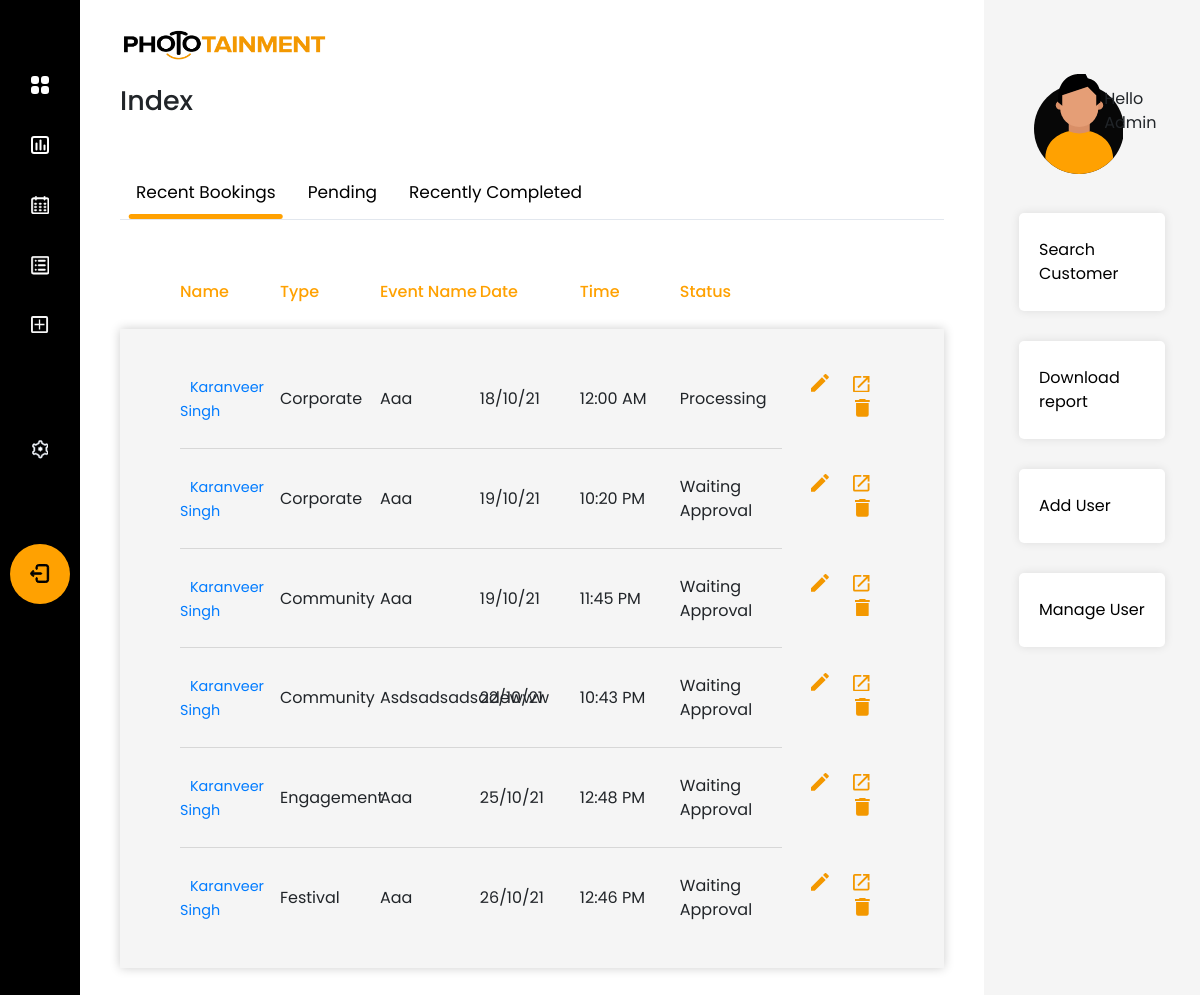
The page /phototainment/index (signed in) on the database its author committed.
### app/models.py (models this page shows)
class Event(db.Model):
    __tablename__ = "event_booking"
    booking_id = db.Column(db.Integer, primary_key=True)
    event_name = db.Column(db.String(50), nullable=True)
    lead_date = db.Column(db.DateTime, nullable=False)
    event_date = db.Column(db.DateTime, nullable=False)
    duration = db.Column(db.Text, nullable=False)
    start_time = db.Column(db.Time, nullable=False)
    additional_information = db.Column(db.String(200), nullable=True)
    comment = relationship("Comment", back_populates="booking")
    phone_id = db.Column(db.Integer, db.ForeignKey("phone_details.phone_id"), nullable=True)
    contacts = relationship("AdditionalContact", back_populates="booking")
    referee_id = db.Column(db.Integer, db.ForeignKey("referred_by.referee_id"), nullable=True)
    referred_by = relationship("ReferralContact", back_populates="booking")
    venue_id = db.Column(db.Integer, db.ForeignKey("event_venue.venue_id"), nullable=True)
    venue = relationship("EventVenue", back_populates="booking")
    user_id = db.Column(db.Integer, db.ForeignKey("user.id"), nullable=False)
    user = relationship("User", back_populates="events")
    type_id = db.Column(db.Integer, db.ForeignKey("event_type.type_id"), nullable=False)
    type = relationship("EventType", back_populates="events")
    status_id = db.Column(db.Integer, db.ForeignKey("event_status.status_id"), nullable=False)
    status = relationship("EventStatus", back_populates="events")
    client_id = db.Column(db.Integer, db.ForeignKey("client.client_id"), nullable=False)
    client = relationship("Client", back_populates="events")

class Client(db.Model):
    __tablename__ = "client"
    client_id = db.Column(db.Integer, primary_key=True)
    client_first_name = db.Column(db.String(50), nullable=False)
    client_last_name = db.Column(db.String(50), nullable=False)
    client_email = db.Column(db.String(50), nullable=False)
    company_name = db.Column(db.String(50), nullable=False)
    primary_contact = db.Column(db.String(10), nullable=False)
    events = relationship("Event", back_populates="client")

class EventType(db.Model):
    __tablename__ = "event_type"
    type_id = db.Column(db.Integer, primary_key=True)
    event_type = db.Column(db.String(50), unique=True, nullable=False)
    events = relationship("Event", back_populates="type")

class EventStatus(db.Model):
    __tablename__ = "event_status"
    status_id = db.Column(db.Integer, primary_key=True)
    status = db.Column(db.String(50), unique=True, nullable=False)
    events = relationship("Event", back_populates="status")

class User(UserMixin, db.Model):
    __tablename__ = "user"
    id = db.Column(db.Integer, primary_key=True)
    username = db.Column(db.String(50), unique=True, nullable=False)
    password = db.Column(db.String(100), nullable=False)
    job_description = db.Column(db.String(50), nullable=False)
    role_id = db.Column(db.Integer, db.ForeignKey("user_role.role_id"), nullable=False)
    role = relationship("Role", back_populates="user")
    comment = relationship("Comment", back_populates="user")
    events = relationship("Event", back_populates="user")

### app/phototainment/views.py (the view)
@custom_bp.route("/index")
@login_required
def home():
    events = db.session.query(Event, Client.client_first_name, Client.client_last_name, Client.client_email,
                              Client.primary_contact, ).select_from(Event, Client).join(Client).order_by('event_date')
    recent_bookings = [event for event in events if datetime.now() - event[0].lead_date < timedelta(days=7)]
    pending_events = [event for event in events if
                      datetime.now() - event[0].lead_date < timedelta(days=7) and event[0].status_id == 1]
    completed_events = [event for event in events if
                        datetime.now() - event[0].event_date < timedelta(days=7) and event[0].status_id == 4]
    return render_template(
        "index.html",
        all_bookings=recent_bookings,
        pending_bookings=pending_events,
        completed_bookings=completed_events
    )

### app/models.py (called while the page is built)
@login_manager.user_loader
def load_user(user_id):
    return User.query.get(int(user_id))

### app/phototainment/templates/index.html (shortened to what this page needs)
{% extends 'base.html' %}
{% block page_head %}Index{% endblock %}
{% block navbar %}{% include 'sidebar.html' %}{% endblock %}
{% block content %}
<div class="tab">
    <button class="tablinks active" onclick="switchTab(event, 'Bookings')">Recent Bookings</button>
    <button class="tablinks" onclick="switchTab(event, 'Pending')">Pending</button>
    <button class="tablinks" onclick="switchTab(event, 'Completed')">Recently Completed</button>
</div>
<div id="Bookings" class="tabcontent" style="display:block">
    {% with filtered_events=all_bookings %}
    {% include 'events-table.html' %}
    {% endwith %}
</div>
{% endblock %}
{% block side_bar %}{% include 'right-bar.html' %}{% endblock %}

### app/phototainment/templates/events-table.html (shortened to what this page needs)
<div class="row m-0">
        <ul class="table-main">
            <li class="table-head">
                <ul class="table-row">
                    <li class="table-item">Name</li>
                    <li class="table-item">Type</li>
                    <li class="table-item">Event Name</li>
                    <li class="table-item">Date</li>
                    <li class="table-item">Time</li>
                    <li class="table-item">Status</li>
                    <li></li>
                </ul>
            </li>
            <li class="table-body">
                {% for event in filtered_events %}
                <ul class="table-row">
                    <li class="table-item">
                        <a class="open-btn" href="{{url_for('phototainment.view_booking', booking_id = event[0].booking_id)}}">
                            {{event.client_first_name.title()}} {{event.client_last_name.title()}}
                        </a>
                    </li>
                    <li class="table-item">{{event[0].type.event_type.title()}}</li>
                    <li class="table-item">{{event[0].event_name.title()}}</li>
                    <li class="table-item">{{event[0].event_date.strftime("%d/%m/%y")|safe}}</li>
                    <li class="table-item">{{event[0].event_date.strftime("%I:%M %p")|safe}}</li>
                    <li class="table-item">{{event[0].status.status.title()}}</li>
                    <li class="table-item manage-table-data">
                        <a class="edit-btn"
                           href="{{ url_for('phototainment.edit_event', booking_id=event[0].booking_id) }}">
                        </a>
                        <a class="open-btn" target="_blank" href="{{url_for('phototainment.view_booking', booking_id = event[0].booking_id)}}">
                        </a>
                        {% if current_user.role.role_id == 1 %}
                        <button class="delete-btn"
                                onclick="deleteEvent('{{ url_for('phototainment.delete_event', booking_id=event[0].booking_id) }}')">
                        </button>
                        {% endif %}
                    </li>
                </ul>
                {% endfor %}
            </li>
        </ul>
    </div>

### app/templates/right-bar.html
<div class="right-bar col-xl-2 col-lg-3 col-md-3">
    <div class="row py-4 greeting-outer">
        <div class="col-lg-7 greeting-img">
            <img src="{{ url_for('static', filename='img/user.png') }}" alt="user"/>
        </div>
        <div class="col-lg-5 text-left greeting-txt">
            <p class="m-0">Hello</p>
            <p class="m-0">{{ current_user.username.title() }}</p>
        </div>
    </div>
    <div class="row">
        <div class="bar-quick-links col-12 p-0">
            <ul>
                <li><a href="#">Search Customer</a></li>
                <li><a href="{{ url_for('phototainment.generate_report') }}">Download report</a></li>
                {% if current_user.role.role_id == 1 %}
                <li><a href="{{ url_for('phototainment.register') }}">Add User</a></li>
                <li><a href="{{ url_for('phototainment.manage_user') }}">Manage User</a></li>
                {% endif %}
            </ul>
        </div>
    </div>
</div>

### app/static/css/style.css (style rules this page uses)
body { font-family: 'Poppins', sans-serif; background: #343434; }
button { cursor: pointer }
ul ul a { font-size: 0.9em !important; padding-left: 30px !important; background: rgb(255, 127, 0, 0.7); box-shadow: 0px 0px 14px rgb(52 52 52 / 20%) inset; }
.right-bar { background: #F5F5F5; padding:50px; min-width: 18%; }
.greeting-txt { padding: 9% 0; }
.bar-quick-links ul { margin: 0; padding: 0; width: 100%; float: left; list-style: none; }
.bar-quick-links ul li { margin: 15px 0; width: 100%; float: left; }
.bar-quick-links ul li a { padding: 25px 20px; background: #fff; width: 100%; box-shadow: 0 0 10px rgba(0, 0, 0, 0.1); float: left; color: #000; border-radius: 5px; }
.table-main, .table-row { width: 100%; margin: 0; padding: 0; list-style: none; float: left; }
.table-row { align-items: center; position: relative; display: flex; }
.table-row::before { width: 85.5%; content: ''; height: 1px; background: #d7d7d7; bottom: 0; position: absolute; }
.table-row:last-child::before { display: none; }
.table-head { width: 100%; float: left; padding: 0 60px; }
.table-body { width: 100%; float: left; background: #F5F5F5; box-shadow: 0 0 10px rgb(0 0 0 / 20%); padding: 20px 60px; }
.table-item { float: left; padding: 25px 0; width: 14.2%; }
.table-row li:last-child { border: none; padding: 25px 0 25px 2%; }
.table-head .table-row { display: initial; font-weight: 500; }
.table-head .table-item { color: #FFA101; text-align: left; }
.delete-btn, .edit-btn, .open-btn { background: none; border: none; box-shadow: none; padding: 0 10px !important; margin: 0; }
.manage-table-data { text-align: right; }
.tab { overflow: hidden; border-bottom: 1px solid #E2E7EE; }
.tab button { background-color: inherit; float: left; border: none; outline: none; cursor: pointer; padding: 14px 16px; transition: 0.3s; font-size: 17px; position: relative; }
.tab button:hover::before, .tab button.active::before { position: absolute; bottom: 0; content: ''; width: 90%; height: 5px; background: #FFA101; border-radius: 20px; left: 50%; transform: translateX(-50%) }
.tabcontent { display: none; margin: 35px 0 0 0; border-top: none; }

### rows shown on the page
Event: client_first_name "Karanveer", client_last_name "Singh", event_type "Corporate", event_name "Aaa", event_date "18/10/21", event_date "12:00 AM", status "Processing"
Event: client_first_name "Karanveer", client_last_name "Singh", event_type "Corporate", event_name "Aaa", event_date "19/10/21", event_date "10:20 PM", status "Waiting Approval"
Event: client_first_name "Karanveer", client_last_name "Singh", event_type "Community", event_name "Aaa", event_date "19/10/21", event_date "11:45 PM", status "Waiting Approval"
Event: client_first_name "Karanveer", client_last_name "Singh", event_type "Community", event_name "Asdsadsadsadewww", event_date "22/10/21", event_date "10:43 PM", status "Waiting Approval"
Event: client_first_name "Karanveer", client_last_name "Singh", event_type "Engagement", event_name "Aaa", event_date "25/10/21", event_date "12:48 PM", status "Waiting Approval"
Event: client_first_name "Karanveer", client_last_name "Singh", event_type "Festival", event_name "Aaa", event_date "26/10/21", event_date "12:46 PM", status "Waiting Approval"
User: username "Admin"
